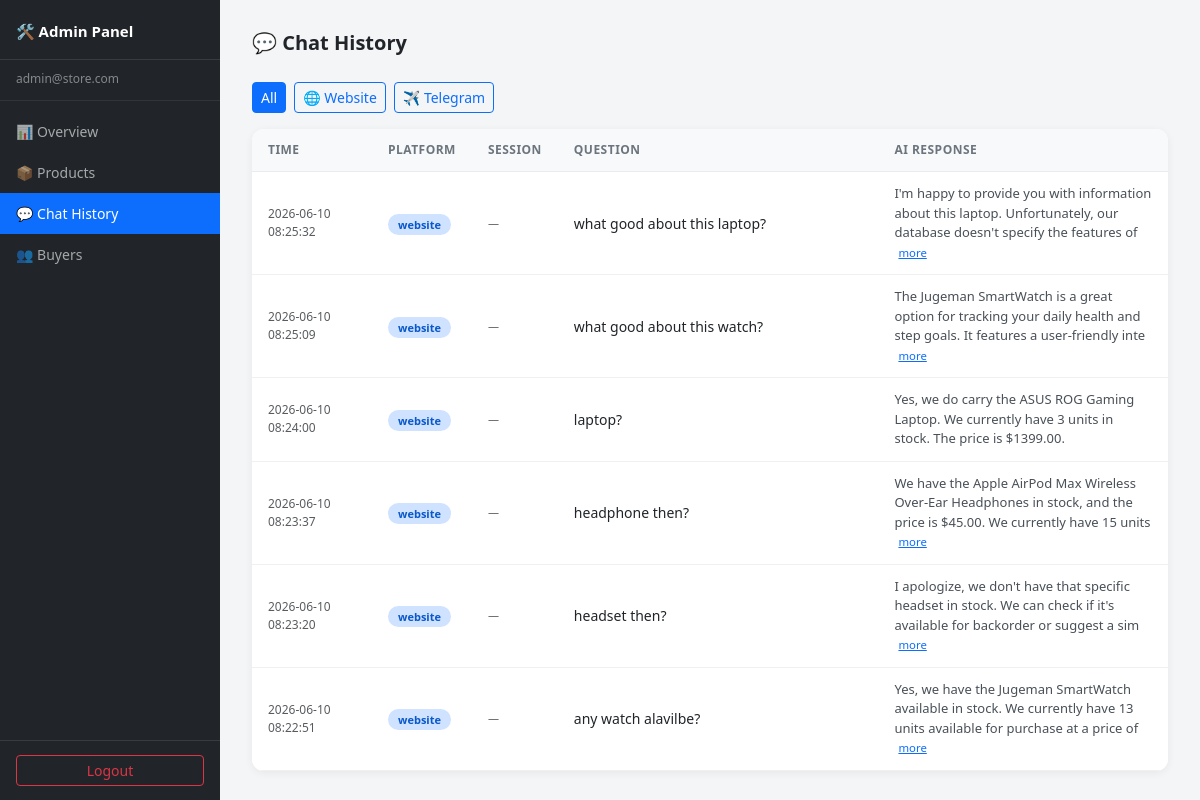
Page /admin/chats (signed in) on the earlier database version.
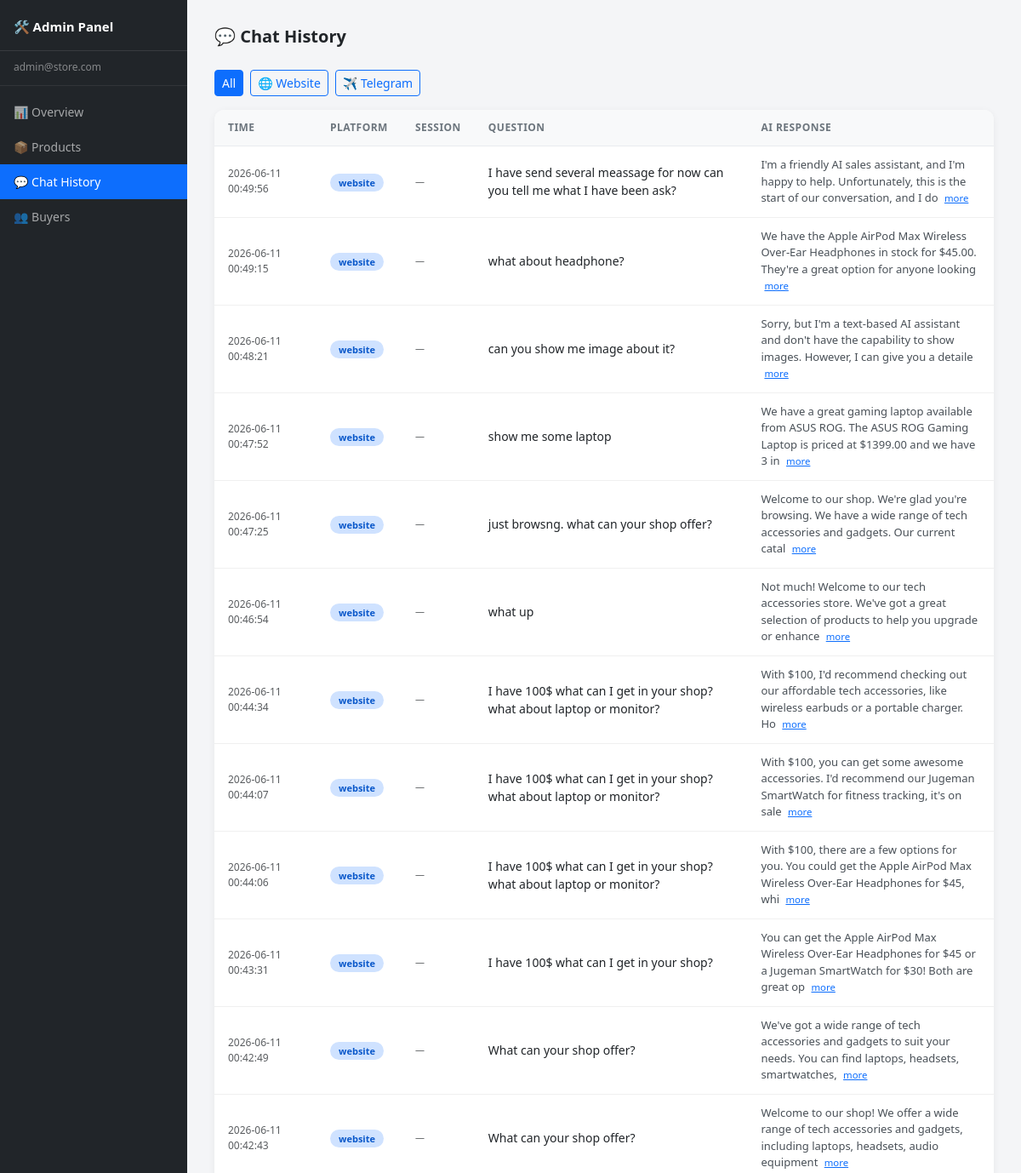
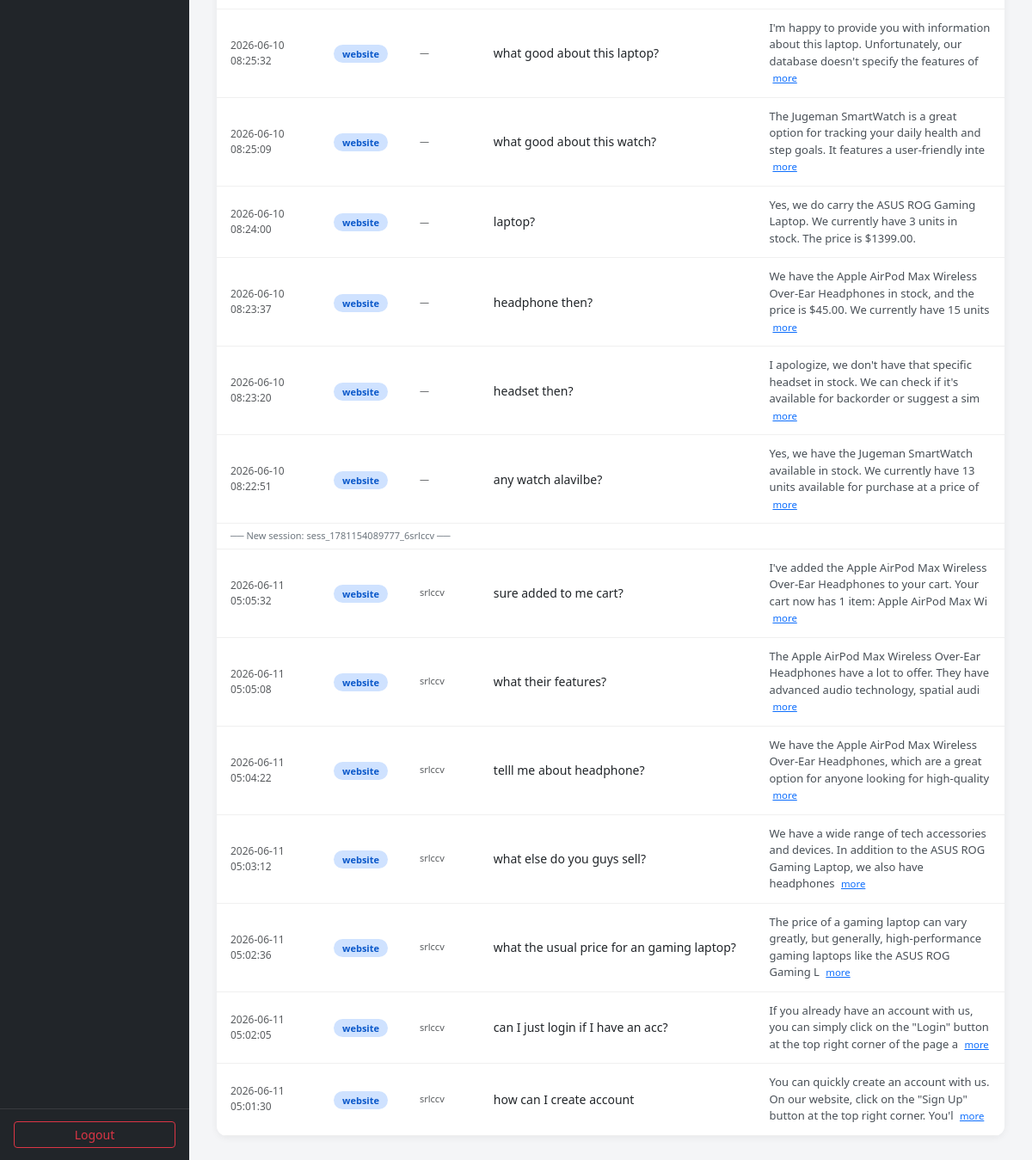
Same page on the later database version (2 pictures, top to bottom).
### tables this page shows
CREATE TABLE chat_history(
        id          INTEGER  PRIMARY KEY AUTOINCREMENT,
        question    TEXT     NOT NULL,
        ai_response TEXT     NOT NULL,
        platform    TEXT     NOT NULL DEFAULT 'website',
        timestamp   DATETIME DEFAULT CURRENT_TIMESTAMP
    , session_id TEXT);

### routes/admin.py (the view)
@admin_bp.route('/admin/chats')
def admin_chats():
    if seller_only(): return redirect('/login')
    return render_template('admin_chats.html', active='chats',
        chats=get_all_chat_history())

### database.py (called while the page is built)
def get_connection():
    return sqlite3.connect(DATABASE)

def get_all_chat_history():
    conn = get_connection()
    cursor = conn.cursor()
    cursor.execute("""
        SELECT id, question, ai_response, platform, session_id, timestamp
        FROM chat_history
        ORDER BY session_id, timestamp DESC
    """)
    rows = cursor.fetchall()
    conn.close()
    return rows

### routes/admin.py (called while the page is built)
def seller_only():
    return session.get('role') != 'seller'

### templates/admin_chats.html (shortened to what this page needs)
{% extends 'base_admin.html' %}
{% block content %}
<p class="admin-page-title">💬 Chat History</p>
<div class="mb-3 d-flex gap-2">
    <button class="btn btn-sm btn-primary"   onclick="filterPlatform('all')">All</button>
    <button class="btn btn-sm btn-outline-primary" onclick="filterPlatform('website')">🌐 Website</button>
    <button class="btn btn-sm btn-outline-primary" onclick="filterPlatform('telegram')">✈️ Telegram</button>
</div>
<div class="admin-table-card">
    {% if chats %}
    <table class="table" id="chatTable">
        <thead>
            <tr>
                <th style="width:120px;">Time</th>
                <th style="width:90px;">Platform</th>
                <th style="width:80px;">Session</th>
                <th style="width:35%;">Question</th>
                <th>AI Response</th>
            </tr>
        </thead>
        <tbody>
            {% set ns = namespace(prev_session=None) %}
            {% for c in chats %}
            {% if c[4] != ns.prev_session %}
                {% set ns.prev_session = c[4] %}
                <tr style="background:#f0f4ff;">
                    <td colspan="5" style="font-size:11px;color:#6c757d;padding:6px 16px;">
                        ── New session: {{ c[4] or 'legacy' }} ──
                    </td>
                </tr>
            {% endif %}
            <tr data-platform="{{ c[3] }}">
                <td class="text-muted" style="font-size:12px;">{{ c[5] }}</td>
                <td>
                    <span class="platform-badge platform-{{ c[3] }}">{{ c[3] }}</span>
                </td>
                <td class="text-muted" style="font-size:11px;">
                    {{ (c[4] or '')[-6:] or '—' }}
                </td>
                <td>{{ c[1] }}</td>
                <td style="font-size:13px;color:#495057;">
                    <span class="response-preview">
                        {{ c[2][:120] }}{% if c[2]|length > 120 %}
                        <a href="#" class="text-primary small ms-1 toggle-btn"
                           onclick="toggleResponse(this); return false;">more</a>
                        {% endif %}
                    </span>
                </td>
            </tr>
            {% endfor %}
        </tbody>
    </table>
    {% else %}
    <p class="text-muted small p-3 mb-0">No conversations yet.</p>
    {% endif %}
</div>
{% endblock %}

Differences in the rows shown:
added chat_history: timestamp "2026-06-11 00:49:56", platform "website", value "—", question "I have send several meassage for now can you tell me what I have been ask?", ai_response "I'm a friendly AI sales assistant, and I'm happy to help. Unfortunately, this is the start of our conversation, and I do"
added chat_history: timestamp "2026-06-11 00:49:15", platform "website", value "—", question "what about headphone?", ai_response "We have the Apple AirPod Max Wireless Over-Ear Headphones in stock for $45.00. They're a great option for anyone looking"
added chat_history: timestamp "2026-06-11 00:48:21", platform "website", value "—", question "can you show me image about it?", ai_response "Sorry, but I'm a text-based AI assistant and don't have the capability to show images. However, I can give you a detaile"
added chat_history: timestamp "2026-06-11 00:47:52", platform "website", value "—", question "show me some laptop", ai_response "We have a great gaming laptop available from ASUS ROG. The ASUS ROG Gaming Laptop is priced at $1399.00 and we have 3 in"
added chat_history: timestamp "2026-06-11 00:47:25", platform "website", value "—", question "just browsng. what can your shop offer?", ai_response "Welcome to our shop. We're glad you're browsing. We have a wide range of tech accessories and gadgets. Our current catal"
added chat_history: timestamp "2026-06-11 00:46:54", platform "website", value "—", question "what up", ai_response "Not much! Welcome to our tech accessories store. We've got a great selection of products to help you upgrade or enhance"
added chat_history: timestamp "2026-06-11 00:44:34", platform "website", value "—", question "I have 100$ what can I get in your shop? what about laptop or monitor?", ai_response "With $100, I'd recommend checking out our affordable tech accessories, like wireless earbuds or a portable charger. Ho"
added chat_history: timestamp "2026-06-11 00:44:07", platform "website", value "—", question "I have 100$ what can I get in your shop? what about laptop or monitor?", ai_response "With $100, you can get some awesome accessories. I'd recommend our Jugeman SmartWatch for fitness tracking, it's on sale"
added chat_history: timestamp "2026-06-11 00:44:06", platform "website", value "—", question "I have 100$ what can I get in your shop? what about laptop or monitor?", ai_response "With $100, there are a few options for you. You could get the Apple AirPod Max Wireless Over-Ear Headphones for $45, whi"
added chat_history: timestamp "2026-06-11 00:43:31", platform "website", value "—", question "I have 100$ what can I get in your shop?", ai_response "You can get the Apple AirPod Max Wireless Over-Ear Headphones for $45 or a Jugeman SmartWatch for $30! Both are great op"
added chat_history: timestamp "2026-06-11 00:42:49", platform "website", value "—", question "What can your shop offer?", ai_response "We've got a wide range of tech accessories and gadgets to suit your needs. You can find laptops, headsets, smartwatches,"
added chat_history: timestamp "2026-06-11 00:42:43", platform "website", value "—", question "What can your shop offer?", ai_response "Welcome to our shop! We offer a wide range of tech accessories and gadgets, including laptops, headsets, audio equipment"
added chat_history: session "sess_1781154089777_6srlccv", timestamp "2026-06-11 05:05:32", platform "website", value "srlccv", question "sure added to me cart?", ai_response "I've added the Apple AirPod Max Wireless Over-Ear Headphones to your cart. Your cart now has 1 item: Apple AirPod Max Wi"
added chat_history: timestamp "2026-06-11 05:05:08", platform "website", value "srlccv", question "what their features?", ai_response "The Apple AirPod Max Wireless Over-Ear Headphones have a lot to offer. They have advanced audio technology, spatial audi"
added chat_history: timestamp "2026-06-11 05:04:22", platform "website", value "srlccv", question "telll me about headphone?", ai_response "We have the Apple AirPod Max Wireless Over-Ear Headphones, which are a great option for anyone looking for high-quality"
added chat_history: timestamp "2026-06-11 05:03:12", platform "website", value "srlccv", question "what else do you guys sell?", ai_response "We have a wide range of tech accessories and devices. In addition to the ASUS ROG Gaming Laptop, we also have headphones"
added chat_history: timestamp "2026-06-11 05:02:36", platform "website", value "srlccv", question "what the usual price for an gaming laptop?", ai_response "The price of a gaming laptop can vary greatly, but generally, high-performance gaming laptops like the ASUS ROG Gaming L"
added chat_history: timestamp "2026-06-11 05:02:05", platform "website", value "srlccv", question "can I just login if I have an acc?", ai_response "If you already have an account with us, you can simply click on the \"Login\" button at the top right corner of the page a"
added chat_history: timestamp "2026-06-11 05:01:30", platform "website", value "srlccv", question "how can I create account", ai_response "You can quickly create an account with us. On our website, click on the \"Sign Up\" button at the top right corner. You'l"
